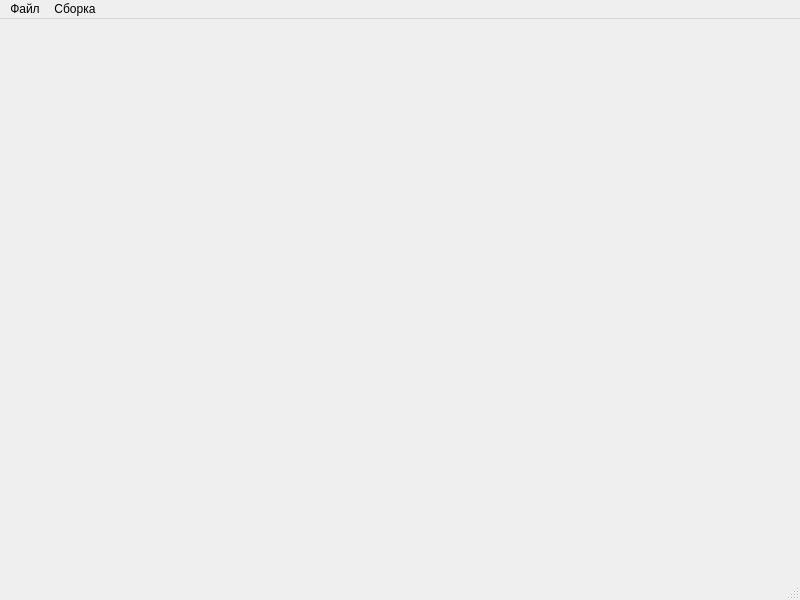
<?xml version="1.0" encoding="UTF-8"?>
<ui version="4.0">
 <class>MainWindow</class>
 <widget class="QMainWindow" name="MainWindow">
  <property name="geometry">
   <rect>
    <x>0</x>
    <y>0</y>
    <width>800</width>
    <height>600</height>
   </rect>
  </property>
  <property name="windowTitle">
   <string>MainWindow</string>
  </property>
  <widget class="QWidget" name="centralwidget"/>
  <widget class="QMenuBar" name="menubar">
   <property name="geometry">
    <rect>
     <x>0</x>
     <y>0</y>
     <width>800</width>
     <height>21</height>
    </rect>
   </property>
   <widget class="QMenu" name="menu">
    <property name="title">
     <string>Файл</string>
    </property>
    <addaction name="createProjectAction"/>
    <addaction name="openProjectAction"/>
    <addaction name="saveProjectAction"/>
   </widget>
   <widget class="QMenu" name="menu_2">
    <property name="title">
     <string>Сборка</string>
    </property>
    <addaction name="calcConstructAction"/>
    <addaction name="createMixMaxTableAction"/>
    <addaction name="createStressTableAction"/>
   </widget>
   <addaction name="menu"/>
   <addaction name="menu_2"/>
  </widget>
  <widget class="QStatusBar" name="statusbar"/>
  <action name="createProjectAction">
   <property name="text">
    <string>Создать проект</string>
   </property>
  </action>
  <action name="openProjectAction">
   <property name="text">
    <string>Открыть проект</string>
   </property>
  </action>
  <action name="saveProjectAction">
   <property name="text">
    <string>Сохранить</string>
   </property>
  </action>
  <action name="calcConstructAction">
   <property name="text">
    <string>Расчёт конструкции</string>
   </property>
  </action>
  <action name="createMixMaxTableAction">
   <property name="text">
    <string>Вывести таблицу экстремумов</string>
   </property>
  </action>
  <action name="createStressTableAction">
   <property name="text">
    <string>Вывести таблицу напряжений</string>
   </property>
  </action>
 </widget>
 <resources/>
 <connections/>
</ui>
